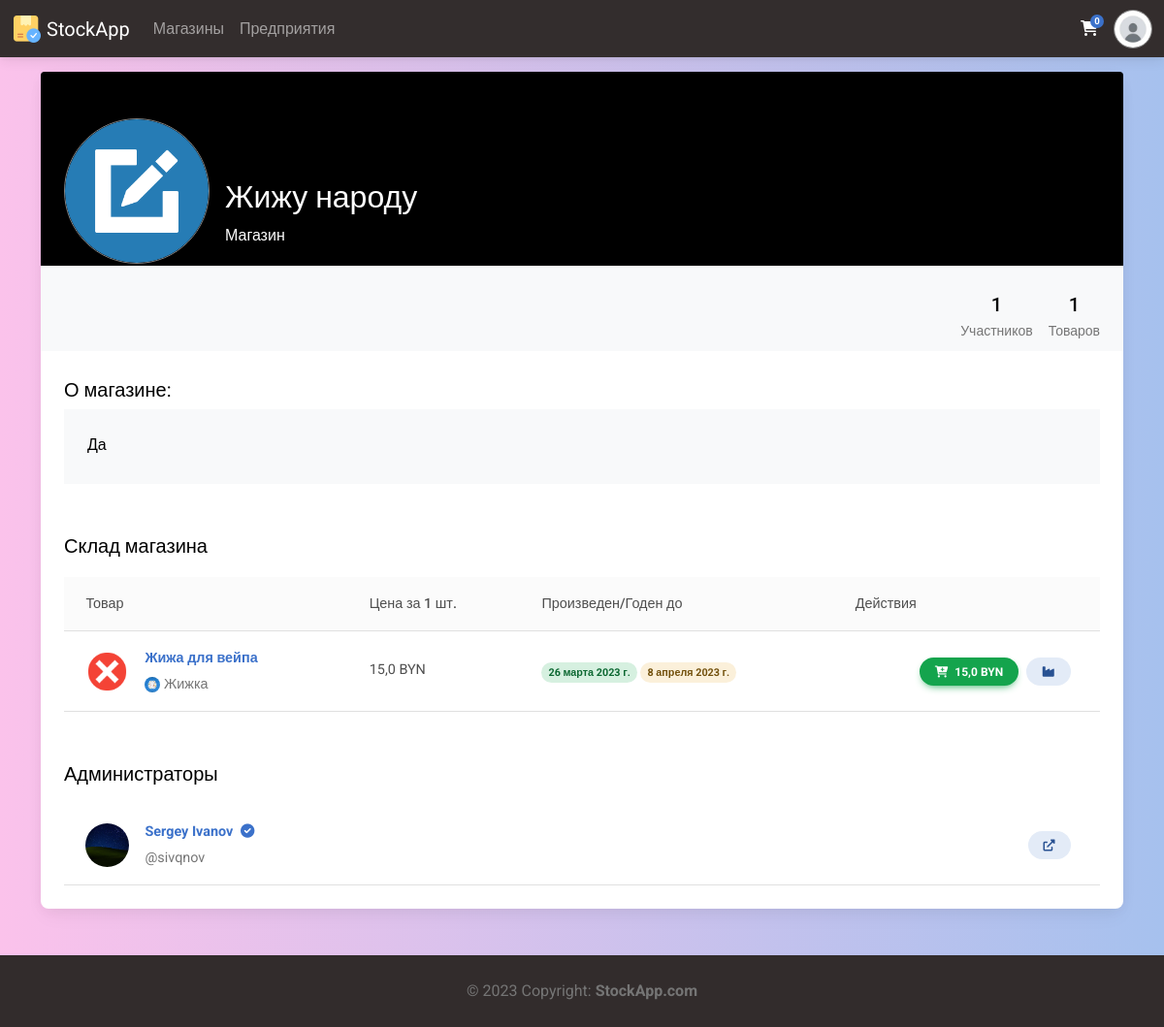
The app's page /shop/Жижу народу (signed in) with its own data.
### Members/models.py (models this page shows, shortened)
class Profile(models.Model):
    user = models.ForeignKey(settings.AUTH_USER_MODEL, on_delete=models.CASCADE, verbose_name='Пользователь')
    photo = models.ImageField(upload_to = 'avatars/%Y/%m/%d/', blank=False, verbose_name='Фото')
    bio = models.TextField(blank=True, verbose_name='О себе')
    manufactures = models.ManyToManyField('Manufacture.Manufacture', blank=True, verbose_name="Производства")
    shops = models.ManyToManyField('Shop.Shop', blank=True, verbose_name="Магазины")
    cart = models.ManyToManyField('CartItem', blank=True, verbose_name='Корзина')
    class Meta:
        verbose_name = 'Профиль'
        verbose_name_plural = 'Профили'
        ordering = ['-user', '-bio']

### Shop/models.py (models this page shows, shortened)
class Shop(models.Model):
    name = models.CharField(max_length = 150, verbose_name='Название', unique=True)
    photo = models.ImageField(upload_to = 'shop/%Y/%m/%d/', blank=False, verbose_name='Фото')
    bio = models.TextField(blank=True, verbose_name='О магазине')
    code = models.CharField(max_length = 16, verbose_name='Код')
    class Meta:
        verbose_name = 'Магазин'
        verbose_name_plural = 'Магазины'
        ordering = ['-name', '-bio']

class Product(models.Model):
    item = models.ForeignKey('Manufacture.CatalogItem', on_delete=models.CASCADE, blank=False, verbose_name='Товар')
    stock = models.ForeignKey('Shop', on_delete=models.CASCADE, blank=False, verbose_name='Магазин')
    amount = models.IntegerField(validators=[MinValueValidator(0), MaxValueValidator(100000)], verbose_name='Количество')
    price = models.FloatField(validators=[MinValueValidator(0.01), MaxValueValidator(252734999999999.97)], verbose_name='Цена')
    class Meta:
        verbose_name = 'Товар'
        verbose_name_plural = 'Товары'
        ordering = ['-id']

### Manufacture/models.py (models this page shows, shortened)
class CatalogItem(models.Model):
    manufacturer = models.ForeignKey('Manufacture', on_delete=models.CASCADE, blank=False, null=True, verbose_name='Производитель')
    name = models.CharField(max_length = 150, verbose_name='Название')
    bio = models.TextField(blank=True, verbose_name='О товаре')
    code = models.CharField(max_length = 13, verbose_name='Код товара')
    photo = models.ImageField(upload_to = 'catalog_items/%Y/%m/%d/', blank=False, verbose_name='Фото')
    date_of_manufacture = models.DateField(verbose_name='Дата производства')
    expiration_date = models.DateField(verbose_name='Годен до')
    amount = models.IntegerField(validators=[MinValueValidator(0), MaxValueValidator(100000)], default=100, verbose_name='Произведено единиц')
    price = models.FloatField(validators=[MinValueValidator(0.01), MaxValueValidator(252734999999999.97)], verbose_name='Цена')
    class Meta:
        verbose_name = 'Товар каталога'
        verbose_name_plural = 'Товары каталога'
        ordering = ['-name', '-id']

class Manufacture(models.Model):
    name = models.CharField(max_length = 150, verbose_name='Название', unique=True)
    photo = models.ImageField(upload_to = 'manufacture/%Y/%m/%d/', blank=False, verbose_name='Фото')
    bio = models.TextField(blank=True, verbose_name='О предприятии')
    code = models.CharField(max_length = 16, verbose_name='Код')
    class Meta:
        verbose_name = 'Предприятие'
        verbose_name_plural = 'Предприятия'
        ordering = ['-name', '-bio']

### Shop/views.py (the view)
# urls.py: path('<str:name>', view_shop, name='view_shop'),
@login_required(login_url='login')
def view_shop(request, name):
    try:
        profile = Profile.objects.get(user=request.user)
        is_mine = profile.shops.filter(name=name).exists()
        shop = Shop.objects.get(name=name)
        members = Profile.objects.filter(shops__id=shop.id)
        items = Product.objects.filter(stock_id=shop.id)
        stock_sum = 0
        stock_manuf_sum = 0
        for item in items:
            stock_sum += item.price * item.amount
            stock_manuf_sum += item.item.price * item.amount
        stock_difference_perc = 0
        if stock_sum and stock_manuf_sum:
            stock_difference_perc = round(((stock_sum-stock_manuf_sum)/stock_manuf_sum)*100, 2)
        context = {
            'title': shop.name,
            'request': request,
            'profile': Profile.objects.get(user=request.user),
            'shop': shop,
            'members': members,
            'items': items,
            'is_mine': is_mine,
            'manufactures': Manufacture.objects.all(),
            'stock_sum': round(stock_sum, 2),
            'stock_manuf_sum': round(stock_manuf_sum, 2),
            'stock_difference_byn': round(stock_sum - stock_manuf_sum),
            'stock_difference_perc': stock_difference_perc,
        }
        return render(request, 'view_shop.html', context)
    except:
        messages.success(request, ("Магазина с таким именем не существует"))
        return redirect('all_shops')

### Shop/templates/view_shop.html (shortened to what this page needs)
{% extends 'base.html' %}
{% load static %}
{% load shop_tags %}
{% block head %}
<link rel="stylesheet" href="{% static 'styles/profile.css' %}">
{% endblock %}
{% block content %}
<section class="h-100 gradient-custom-2">
    <div class="container py-5 h-100">
      <div class="row d-flex justify-content-center align-items-center h-100">
        <div class="col col-lg-12 col-xl-12">
          <div class="card">
            <div class="rounded-top text-white d-flex flex-row" style="background-color: black; height:200px;">
              <div class="ms-4 mt-5 d-flex flex-column" style="width: 150px;">
                <div class="profile_box">
                    {% if shop.photo %}
                      <a href="" data-mdb-toggle="modal" data-mdb-ripple-color="dark" style="z-index: 1;" data-mdb-target="#ExpandPhotoModal"><img src="{{ shop.photo.url }}" alt="defaultShop"></a>
                    {% else %}
                      <img src="{% static 'images/shop.png' %}" alt="defaultShop">
                    {% endif %}
                </div>
              </div>
              <div class="ms-3" style="margin-top: 110px;">
                <h2>{{ shop.name }}</h2>
                <p>Магазин</p>
              </div>
            </div>
            <div class="p-4 text-black d-flex justify-content-space-between" style="background-color: #f8f9fa;">
                <div class="d-flex text-center py-1" style="position: absolute; right: 1.5rem;">
                    <div>
                      <p class="mb-1 h5">{{members.count}}</p>
                      <p class="small text-muted mb-0">Участников</p>
                    </div>
                    <div class="ps-3">
                      <p class="mb-1 h5">{{items.all.count}}</p>
                      <p class="small text-muted mb-0">Товаров</p>
                    </div>
                </div>
                <div style="padding: 20px;">
                </div>
            </div>
            <div class="card-body p-4 text-black">
              <div class="mb-5">
                <p class="lead fw-normal mb-1">О магазине:</p>
                <div class="p-4" style="background-color: #f8f9fa;">
                  <p class="font-italic mb-1">{{ shop.bio }}</p>
                </div>
              </div>
              <div class="d-flex justify-content-between align-items-center mb-3 mt-5">
                <p class="lead fw-normal mb-0">Склад магазина</p>
              </div>
              <table class="table align-middle mb-0 bg-white">
                <thead class="bg-light">
                  <tr>
                    <th>Товар</th>
                    <th>Цена за 1 шт.</th>
                    <th>Произведен/Годен до</th>
                    <th>Действия</th>
                  </tr>
                </thead>
                <tbody>
                  {% if items.all %}
                  {% for item in items.all %}
                  <tr>
                    <td>
                      <a href="{% url 'view_product' id=item.id %}" class="d-flex align-items-center">
                        {% if item.item.photo %}
                          <img src="{{ item.item.photo.url }}" alt="" style="width: 45px; height: 45px" class="rounded-circle"/>
                        {% else %}
                          <img src="{% static 'images/default_product.png' %}" alt="" style="width: 45px; height: 45px" class="rounded-circle"/>
                        {% endif %}
                        <div class="ms-3">
                          <p class="fw-bold mb-1">{{item.item.name}}</p>
                          <p class="text-muted mb-0">
                            {% if item.item.manufacturer.photo %}
                              <img src="{{ item.item.manufacturer.photo.url }}" alt="" style="width: 16px; height: 16px" class="rounded-circle"/>
                            {% else %}
                              <img src="{% static 'images/shop.png' %}" alt="" style="width: 16px; height: 16px" class="rounded-circle"/>
                            {% endif %}
                            {{item.item.manufacturer.name}}
                          </p>
                        </div>
                      </a>
                    </td>
                    <td>
                      <div class="fw-normal mb-1">
                        {{item.price}} BYN
                      </div>
                    </td>
                    <td>
                      <p class="badge badge-success rounded-pill d-inline">{{item.item.date_of_manufacture}}</p>
                      <p class="badge badge-warning rounded-pill d-inline">{{item.item.expiration_date}}</p>
                    </td>
                    <td>
                      <div class="d-flex justify-content-end">
                        <a href="{% url 'to_basket' id=item.id %}" class="btn btn-success btn-rounded btn-sm fw-bold me-2" data-mdb-ripple-color="dark" title="В корзину">
                          <i class="fas fa-cart-plus me-1"></i>
                          {{item.price}} BYN
                        </a>
                        <a href="{% url 'view_manufacture' name=item.item.manufacturer.name %}" class="btn btn-secondary btn-rounded btn-sm fw-bold me-2" data-mdb-ripple-color="dark" title="Производитель ({{item.item.manufacturer.name}})">
                          <i class="fas fa-industry"></i>
                        </a>
                      </div>
                    </td>
                  </tr>
                  {% endfor %}
                {% else %}
                  <tr>
                    <td>
                      <p class="text-muted mb-0">Склад пуст</p>
                    </td>
                  </tr>
                {% endif %}
                </tbody>
              </table>
              <div class="d-flex justify-content-between align-items-center mb-3 mt-5">
                <p class="lead fw-normal mb-0">Администраторы</p>
              </div>
              <table class="table align-middle mb-0 bg-white">
                <tbody>
                  {% if members.all %}
                    {% for item in members %}
                    <tr class="w-100">
                      <td>
                        <a href="{% url 'user' user=item.user.username %}" class="d-flex align-items-center">
                          {% if item.photo %}
                          <img src="{{ item.photo.url }}" alt="" style="width: 45px; height: 45px" class="rounded-circle"/>
                          {% else %}
                          <img src="{% static 'images/default_user.png' %}" alt="" style="width: 45px; height: 45px" class="rounded-circle"/>
                          {% endif %}
                          <div class="ms-3">
                            <p class="fw-bold mb-1">
                              {{item.user.first_name}} {{item.user.last_name}}
                              {% if item.user.is_superuser %}<i class="fas fa-check-circle ms-1"></i>{% endif %}
                            </p>
                            <p class="text-muted mb-0">@{{item.user.username}}</p>
                          </div>
                        </a>
                      </td>
                      <td>
                        {% if profile.user.username == request.user.get_username %}
                        <div class="d-flex justify-content-end">
                          <a href="{% url 'user' user=item.user.username %}" class="btn btn-secondary btn-rounded btn-sm fw-bold me-2" data-mdb-ripple-color="dark" title="Открыть">
                            <i class="fas fa-external-link-alt"></i>
                          </a>
                        </div>
                        {% endif %}
                      </td>
                    </tr>
                    {% endfor %}
                  {% else %}
                  <tr>
                    <td>
                      <p class="text-muted mb-0">Нет ни одного участника</p>
                    </td>
                  </tr>
                  {% endif %}
                </tbody>
              </table>
            </div>
          </div>
        </div>
      </div>
    </div>
</section>
{% endblock %}

### templates/base.html (shortened to what this page needs)
{% load static %}
{% load main_tags %}
<!DOCTYPE html>
<html lang="en">
<head>
    {% block head %}{% endblock %}
    <link href="https://cdnjs.cloudflare.com/ajax/libs/mdb-ui-kit/6.2.0/mdb.min.css" rel="stylesheet"/>
    <link href="https://cdnjs.cloudflare.com/ajax/libs/font-awesome/6.0.0/css/all.min.css" rel="stylesheet"/>
    <link rel="stylesheet" href="{% static 'styles/base.css' %}">
    <link rel="stylesheet" href="{% static 'styles/alert.css' %}">
</head>
<body class="text-bg-light gradient-custom-2">
    <div class="wrapper d-flex flex-column min-vh-100">
        <header class="header">
            {% block header %}
                <nav class="navbar fixed-top navbar-expand-lg navbar-dark bg-dark text-bg-dark">
                    <div class="container-fluid">
                        <div class="collapse navbar-collapse" id="navbarSupportedContent">
                            <a class="navbar-brand mt-2 mt-lg-0" href="{% url 'main' %}">
                                <img src="{% static 'images/icons/64.png' %}" height="32" alt="MDB Logo" loading="lazy" />
                                StockApp
                            </a>
                            {% if request.user.is_authenticated %}
                            <ul class="navbar-nav me-auto mb-2 mb-lg-0">
                                <li class="nav-item">
                                    <a class="nav-link" href="{% url 'all_shops' %}">Магазины</a>
                                </li>
                                <li class="nav-item">
                                    <a class="nav-link" href="{% url 'all_manufactures' %}">Предприятия</a>
                                </li>
                            </ul>
                            {% endif %}
                        </div>
                        <div class="d-flex align-items-center">
                            {% if request.user.is_authenticated %}
                            <a class="text-reset me-3" href="{% url 'cart' %}">
                                <i class="fas fa-shopping-cart"></i>
                                <span class="badge rounded-pill badge-notification bg-primary">{% cart_items request %}</span>
                            </a>
                            {% endif %}
                            {% include 'inc/_nav_profile.html' %}
                        </div>
                    </div>
                </nav>
            {% endblock %}
        </header>
        <main class="main">
            <br>
            {% block content %}
            {% endblock %}
        </main>
        <footer class="footer mt-auto text-center text-lg-start bg-dark text-muted">
            {% block footer %}
                <div class="text-center p-4" style="background-color: rgba(0, 0, 0, 0.025);">
                    © 2023 Copyright:
                    <a class="text-reset fw-bold" href="/">StockApp.com</a>
                </div>
            {% endblock %}
        </footer>
    </div>
    <link rel="stylesheet" href="{% static 'styles/profile.css' %}">
</body>
</html>

### records on screen
Shop: photo (picture), name "Жижу народу", bio "Да"
Product: item.photo (picture), item.name "Жижа для вейпа", item.manufacturer.photo (picture), item.manufacturer.name "Жижка", price "15,0", item.date_of_manufacture "26 марта 2023 г.", item.expiration_date "8 апреля 2023 г."
Profile: photo (picture), user.first_name "Sergey", user.last_name "Ivanov", user.username "sivqnov"

### other values on screen
{{ members.count }} "1"
{{ items.all.count }} "1"
